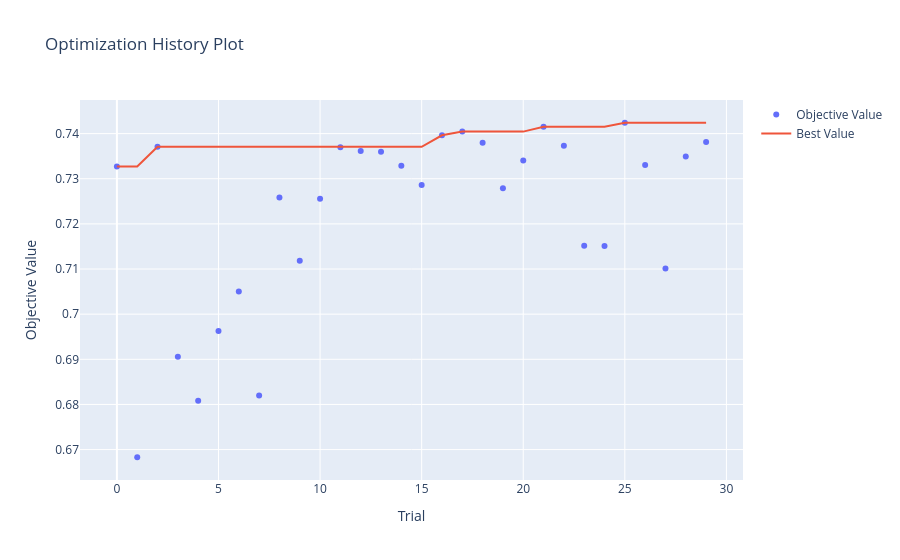
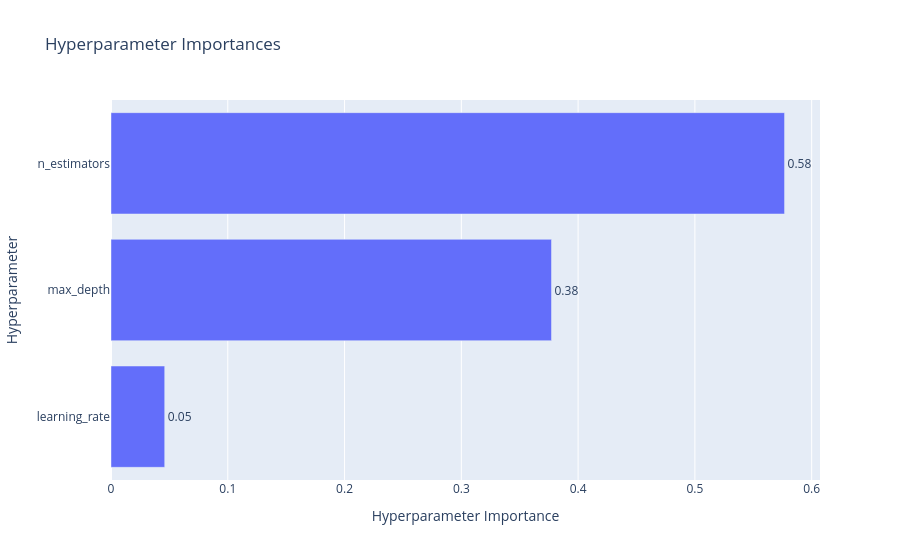

The cell these charts' notebook holds for them, in order:
### Markdown cell above
### Interpretare: strategii de pregatire a datelor

Am comparat 4 variante, toate cu ideile de la L1:
- **A:** datele pregatite ca pana acum
- **B:** fara cele 3 case uriase si ieftine din Edwards (outlierii)
- **C:** cu coloanele noi(suprafata totala, are garaj / semineu / piscina)
- **D:** B si C impreuna

**Ce am observat**
- Scoaterea outlierilor (B) a ajutat putin: macro-F1 creste de la 0.738 la 0.745. 
- Coloanele noi (C) nu au ajutat, scorul a scazut chiar putin (0.729). Motivul: XGBoost lucreaza cu arbori, iar un arbore poate pune singur intrebarea "Garage Area > 0?". Deci coloana "Are garaj" nu ii aduce nicio informatie noua. 
- D iese practic la fel ca B, deci tot castigul vine din scoaterea outlierilor.

**Concluzii**
- Toate diferentele sunt mai mici decat abaterea standard (aprox. 0.017), deci pot veni si din intamplare. Nu putem spune sigur ca o strategie e mai buna.
- La B, outlierii sunt scosi si din datele de test, deci modelul nu mai e testat pe casele cele mai "grele". O parte din castig poate veni de aici.

### Code cell
# optimizarea Bayesiana cu Optuna

import optuna

def objective(trial):
    param = {
        'objective': 'multi:softprob',
        'num_class': 6,
        'tree_method': 'hist',
        'enable_categorical': True,
        'max_depth': trial.suggest_int('max_depth', 3, 9),
        'learning_rate': trial.suggest_float('learning_rate', 0.01, 0.3, log=True),
        'n_estimators': trial.suggest_int('n_estimators', 50, 200)
    }
    
    cv = StratifiedKFold(n_splits=5, shuffle=True, random_state=42)
    opt_model = xgb.XGBClassifier(**param, random_state=42)
    scores = cross_val_score(opt_model, X, y, cv=cv, scoring='f1_macro')
    return scores.mean()

# ca sa nu pierdem incercarile daca se opreste kernel-ul
study = optuna.create_study(
    study_name='xgboost_ames',
    storage='sqlite:///optuna_ames.db',
    load_if_exists=True,
    direction='maximize',
    sampler=optuna.samplers.TPESampler(seed=42)
)

nr_incercari = 30
incercari_ramase = nr_incercari - len(study.trials)
if incercari_ramase > 0:
    study.optimize(objective, n_trials=incercari_ramase)

print("Numar de incercari salvate:", len(study.trials))
print("Cel mai bun macro-F1 (cross-validation):", round(study.best_value, 4))
print("Cei mai buni parametri:", study.best_params)

optuna.visualization.plot_optimization_history(study).show()
optuna.visualization.plot_param_importances(study).show()

### Figure 1 — Plotly figure (JSON) as saved in the notebook; plotly's stock layout.template omitted (floating-point values rounded to 4 significant figures)
{"data": [{"mode": "markers", "name": "Objective Value", "type": "scatter", "x": [0, 1, 2, 3, 4, 5, 6, 7, 8, 9, 10, 11, 12, 13, 14, 15, 16, 17, 18, 19, 20, 21, 22, 23, 24, 25, 26, 27, 28, 29], "y": [0.7327, 0.6683, 0.7371, 0.6906, 0.6808, 0.6963, 0.705, 0.682, 0.7259, 0.7118, 0.7255, 0.737, 0.7361, 0.736, 0.7329, 0.7286, 0.7396, 0.7404, 0.738, 0.7279, 0.7341, 0.7415, 0.7373, 0.7152, 0.7151, 0.7424, 0.733, 0.7101, 0.7349, 0.7381]}, {"mode": "lines", "name": "Best Value", "type": "scatter", "x": [0, 1, 2, 3, 4, 5, 6, 7, 8, 9, 10, 11, 12, 13, 14, 15, 16, 17, 18, 19, 20, 21, 22, 23, 24, 25, 26, 27, 28, 29], "y": [0.7327, 0.7327, 0.7371, 0.7371, 0.7371, 0.7371, 0.7371, 0.7371, 0.7371, 0.7371, 0.7371, 0.7371, 0.7371, 0.7371, 0.7371, 0.7371, 0.7396, 0.7404, 0.7404, 0.7404, 0.7404, 0.7415, 0.7415, 0.7415, 0.7415, 0.7424, 0.7424, 0.7424, 0.7424, 0.7424]}, {"marker": {"color": "#cccccc"}, "mode": "markers", "name": "Infeasible Trial", "showlegend": false, "type": "scatter", "x": [], "y": []}], "layout": {"title": {"text": "Optimization History Plot"}, "xaxis": {"title": {"text": "Trial"}}, "yaxis": {"title": {"text": "Objective Value"}}}}

### Figure 2 — Plotly figure (JSON) as saved in the notebook; plotly's stock layout.template omitted (floating-point values rounded to 4 significant figures)
{"data": [{"cliponaxis": false, "hovertemplate": ["learning_rate (FloatDistribution): 0.04599273323523197<extra></extra>", "max_depth (IntDistribution): 0.3772196360870355<extra></extra>", "n_estimators (IntDistribution): 0.5767876306777325<extra></extra>"], "name": "Objective Value", "orientation": "h", "text": ["0.05", "0.38", "0.58"], "textposition": "outside", "type": "bar", "x": [0.04599, 0.3772, 0.5768], "y": ["learning_rate", "max_depth", "n_estimators"]}], "layout": {"title": {"text": "Hyperparameter Importances"}, "xaxis": {"title": {"text": "Hyperparameter Importance"}}, "yaxis": {"title": {"text": "Hyperparameter"}}}}
